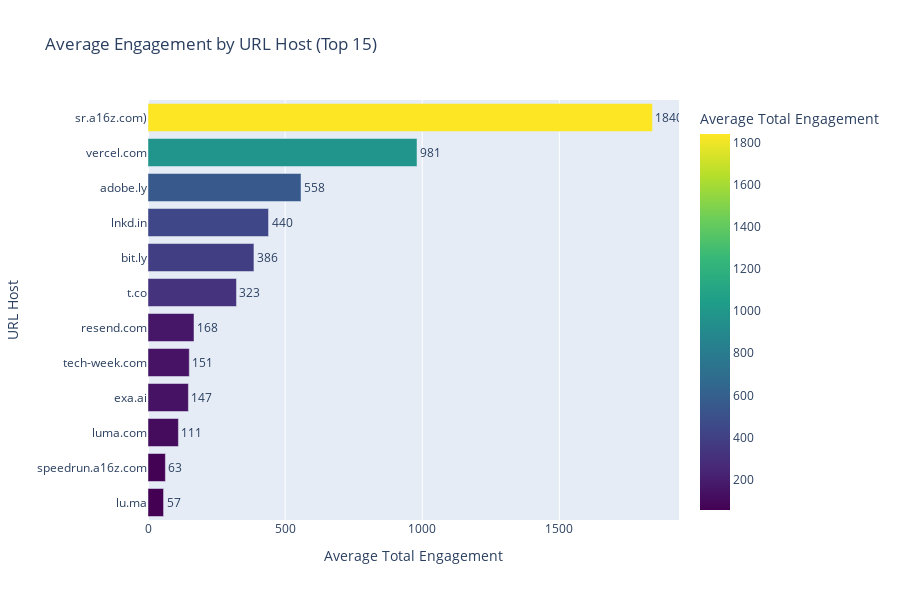

The code cell stored with this chart in its notebook:
### Code cell
# Visualize engagement by URL host
domain_eng_plot = domain_engagement.reset_index()

fig = px.bar(
    domain_eng_plot,
    x='Avg_Engagement',
    y='primary_domain',
    orientation='h',
    title='Average Engagement by URL Host (Top 15)',
    labels={'Avg_Engagement': 'Average Total Engagement', 'primary_domain': 'URL Host'},
    text='Avg_Engagement',
    color='Avg_Engagement',
    color_continuous_scale='Viridis',
    hover_data=['Post_Count', 'Median_Engagement']
)

fig.update_traces(texttemplate='%{text:.0f}', textposition='outside')
fig.update_layout(height=600, showlegend=False)
fig.update_yaxes(categoryorder='total ascending')
fig.show()

# Display static image for GitHub preview
from IPython.display import Image, display
import plotly.io as pio
try:
    img_bytes = pio.to_image(fig, format="png", width=1200, height=700)
    display(Image(img_bytes))
except Exception as e:
    print("Install kaleido: pip install kaleido")
fig.write_html('../output/figures/engagement_by_url_host.html')

### Figure 1 — Plotly figure (JSON) as saved in the notebook; plotly's stock layout.template omitted (floating-point values rounded to 4 significant figures)
{"data": [{"customdata": [[9.0, 2300.0], [1.0, 981.0], [5.0, 558.0], [2589.0, 138.0], [143.0, 214.0], [3.0, 148.0], [4.0, 81.0], [7.0, 151.0], [5.0, 63.0], [12.0, 70.0], [5.0, 54.0], [30.0, 40.5]], "hovertemplate": "Average Total Engagement=%{marker.color}<br>URL Host=%{y}<br>Post_Count=%{customdata[0]}<br>Median_Engagement=%{customdata[1]}<extra></extra>", "legendgroup": "", "marker": {"color": [1840.0, 981.0, 558.0, 439.6, 386.3, 322.7, 167.8, 150.6, 147.4, 110.9, 63.4, 56.7], "coloraxis": "coloraxis", "pattern": {"shape": ""}}, "name": "", "orientation": "h", "showlegend": false, "text": [1840.0, 981.0, 558.0, 439.6, 386.3, 322.7, 167.8, 150.6, 147.4, 110.9, 63.4, 56.7], "textposition": "outside", "texttemplate": "%{text:.0f}", "type": "bar", "x": [1840.0, 981.0, 558.0, 439.6, 386.3, 322.7, 167.8, 150.6, 147.4, 110.9, 63.4, 56.7], "xaxis": "x", "y": ["sr.a16z.com)", "vercel.com", "adobe.ly", "lnkd.in", "bit.ly", "t.co", "resend.com", "tech-week.com", "exa.ai", "luma.com", "speedrun.a16z.com", "lu.ma"], "yaxis": "y"}], "layout": {"barmode": "relative", "coloraxis": {"colorbar": {"title": {"text": "Average Total Engagement"}}, "colorscale": [[0, "#440154"], [0.1111, "#482878"], [0.2222, "#3e4989"], [0.3333, "#31688e"], [0.4444, "#26828e"], [0.5556, "#1f9e89"], [0.6667, "#35b779"], [0.7778, "#6ece58"], [0.8889, "#b5de2b"], [1, "#fde725"]]}, "height": 600, "legend": {"tracegroupgap": 0}, "showlegend": false, "title": {"text": "Average Engagement by URL Host (Top 15)"}, "xaxis": {"anchor": "y", "domain": [0, 1], "title": {"text": "Average Total Engagement"}}, "yaxis": {"anchor": "x", "categoryorder": "total ascending", "domain": [0, 1], "title": {"text": "URL Host"}}}}
